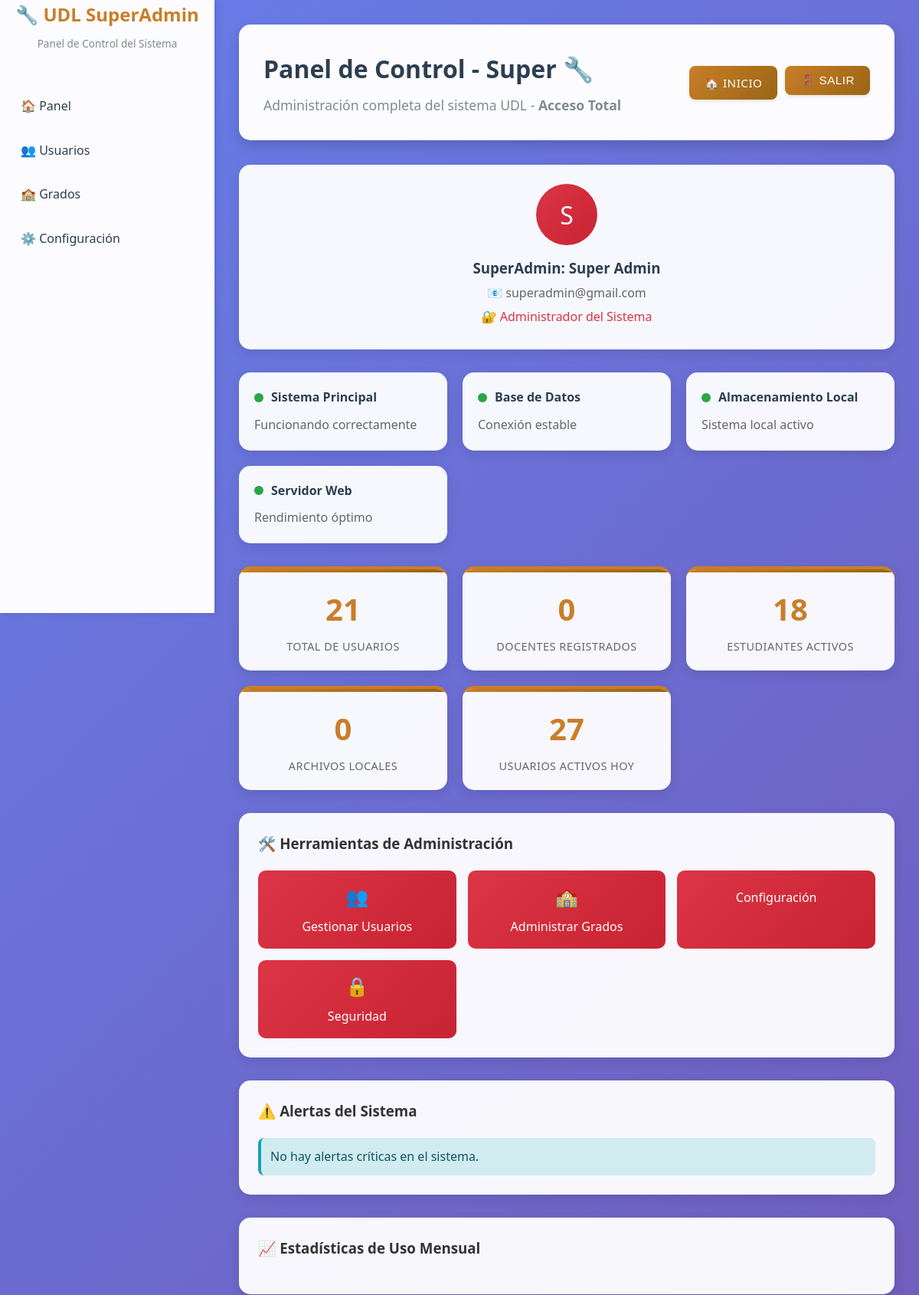
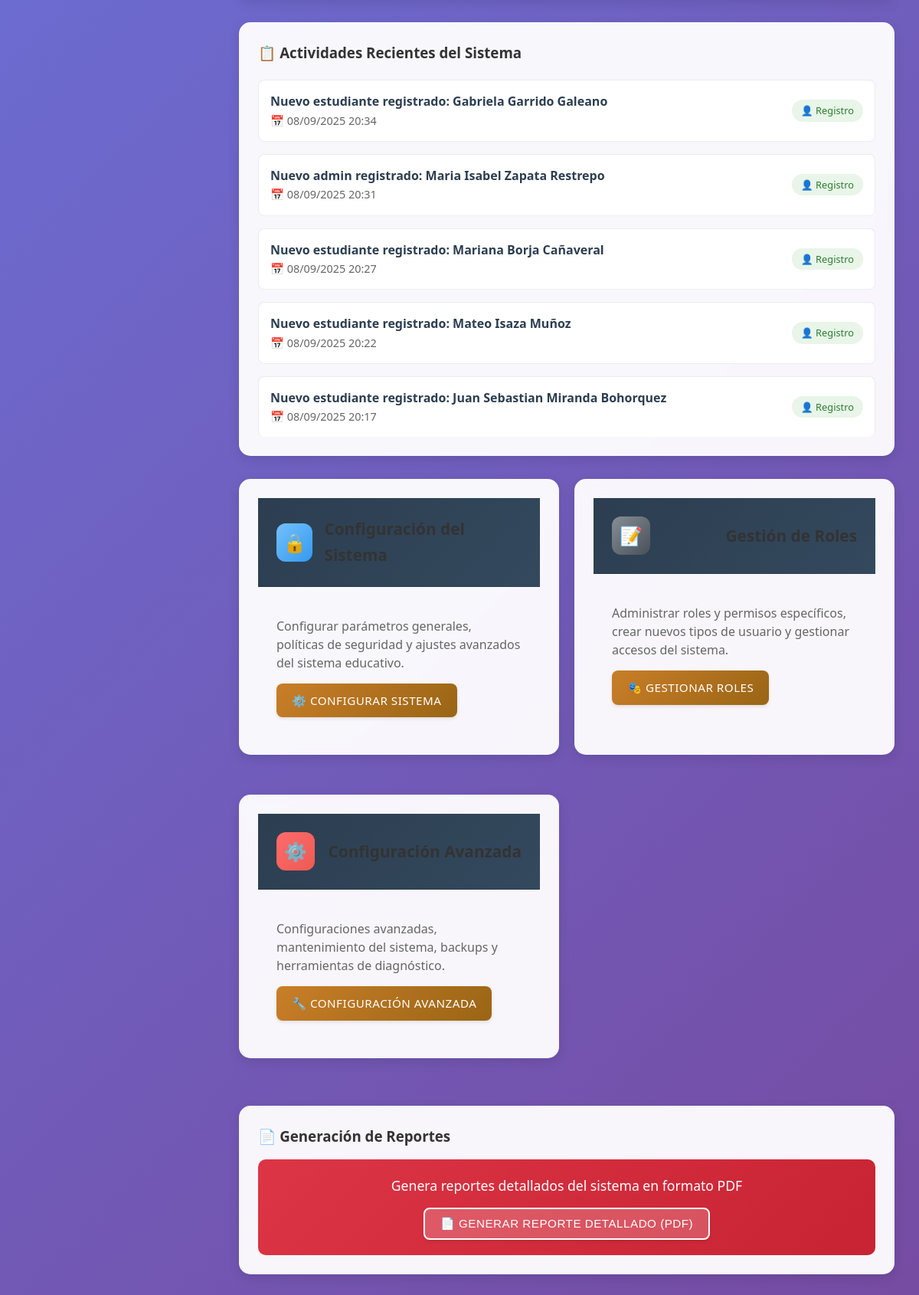
The page /superadmin_dashboard.php (signed in) on the database its author committed (2 pictures, top to bottom).
### tables this page shows
CREATE TABLE IF NOT EXISTS usuarios (
    id INT AUTO_INCREMENT PRIMARY KEY,
    nombre VARCHAR(100) NOT NULL,
    apellidos VARCHAR(100),
    usuario VARCHAR(50) UNIQUE NOT NULL,
    email VARCHAR(100) UNIQUE NOT NULL,
    clave VARCHAR(255) NOT NULL,
    rol ENUM('superadmin', 'admin', 'estudiante') NOT NULL,
    tipo ENUM('CC', 'TI', 'CE', 'PP', 'NIT', 'PPT', 'Pasaporte') NOT NULL,
    documento VARCHAR(30) NOT NULL,
    contacto VARCHAR(50),
    nacimiento DATE,
    ultimo_acceso TIMESTAMP NULL,
    fecha_registro TIMESTAMP DEFAULT CURRENT_TIMESTAMP
);

### superadmin_dashboard.php (the view, shortened to what this page needs)
<?php
$conexion = conexion();
$userId = $_SESSION['id'];
$sql = "SELECT * FROM usuarios WHERE id = ?";
$stmt = $conexion->prepare($sql);
$stmt->bind_param("i", $userId);
$stmt->execute();
$superadmin = $stmt->get_result()->fetch_assoc();
$stats = [
    'total_usuarios' => 0,
    'total_docentes' => 0,
    'total_estudiantes' => 0,
    'total_archivos' => 0,
    'usuarios_activos_hoy' => 0
];
$sql = "SELECT rol, COUNT(*) as total FROM usuarios GROUP BY rol";
$result = $conexion->query($sql);
while ($row = $result->fetch_assoc()) {
    if ($row['rol'] === 'docente') {
        $stats['total_docentes'] = $row['total'];
    } elseif ($row['rol'] === 'estudiante') {
        $stats['total_estudiantes'] = $row['total'];
    }
    $stats['total_usuarios'] += $row['total'];
}
$stats['total_archivos'] = 0;
$stats['usuarios_activos_hoy'] = rand(15, 35);
$actividades_recientes = [];
$sql_actividades = "SELECT u.nombre, u.apellidos, u.fecha_registro, u.rol FROM usuarios u ORDER BY u.fecha_registro DESC LIMIT 5";
$result_actividades = $conexion->query($sql_actividades);
while ($row = $result_actividades->fetch_assoc()) {
    $descripcion = 'Nuevo ' . $row['rol'] . ' registrado: ' . htmlspecialchars($row['nombre'] . ' ' . $row['apellidos']);
    $actividades_recientes[] = [
        'descripcion' => $descripcion,
        'fecha' => $row['fecha_registro'],
        'tipo' => 'registro'
    ];
}
$alertas_sistema = [];
if (empty($alertas_sistema)) {
    $alertas_sistema[] = ['mensaje' => 'No hay alertas críticas en el sistema.', 'nivel' => 'info'];
}
?>
<!DOCTYPE html>
<html lang="es">
<head>
  <link rel="stylesheet" href="assets/css/Dashboard.css" />
</head>
<body>
  <div class="container">
    <?php include 'includes/navigation_superadmin.php'; ?>
    <div class="main-content">
      <div class="header">
        <div style="display: flex; justify-content: space-between; align-items: center; flex-wrap: wrap;">
          <div>
            <h1>Panel de Control - <?php echo htmlspecialchars($superadmin['nombre'] ?? $_SESSION['usuario']); ?> 🔧</h1>
            <p>Administración completa del sistema UDL - <strong>Acceso Total</strong></p>
          </div>
          <div style="display: flex; gap: 10px; flex-wrap: wrap;">
            <a href="/UDL/index.php" class="btn-primary">🏠 Inicio</a>
            <form action="php/logout.php" method="post" style="display: inline;">
              <button type="submit" class="btn-primary">🚪 Salir</button>
            </form>
          </div>
        </div>
      </div>
      <div class="profile-section">
        <div class="profile-avatar">
          <?php echo strtoupper(substr($superadmin['nombre'] ?? 'S', 0, 1)); ?>
        </div>
        <h3>SuperAdmin: <?php echo htmlspecialchars(($superadmin['nombre'] ?? '') . ' ' . ($superadmin['apellidos'] ?? '')); ?></h3>
        <p style="color: #666; margin: 5px 0;">
          📧 <?php echo htmlspecialchars($superadmin['email'] ?? 'No disponible'); ?>
        </p>
        <p style="color: #dc3545; font-weight: 500; margin: 5px 0;">
          🔐 Administrador del Sistema
        </p>
      </div>
      <div class="system-status">
        <div class="status-card">
          <div class="status-indicator">
            <div class="status-dot status-online"></div>
            <strong>Sistema Principal</strong>
          </div>
          <p style="color: #666; margin: 0;">Funcionando correctamente</p>
        </div>
        <div class="status-card">
          <div class="status-indicator">
            <div class="status-dot status-online"></div>
            <strong>Base de Datos</strong>
          </div>
          <p style="color: #666; margin: 0;">Conexión estable</p>
        </div>
        <div class="status-card">
          <div class="status-indicator">
            <div class="status-dot status-online"></div>
            <strong>Almacenamiento Local</strong>
          </div>
          <p style="color: #666; margin: 0;">Sistema local activo</p>
        </div>
        <div class="status-card">
          <div class="status-indicator">
            <div class="status-dot status-online"></div>
            <strong>Servidor Web</strong>
          </div>
          <p style="color: #666; margin: 0;">Rendimiento óptimo</p>
        </div>
      </div>
      <div class="stats-grid">
        <div class="stat-card">
          <div class="stat-number"><?php echo $stats['total_usuarios']; ?></div>
          <div class="stat-label">Total de Usuarios</div>
        </div>
        <div class="stat-card">
          <div class="stat-number"><?php echo $stats['total_docentes']; ?></div>
          <div class="stat-label">Docentes Registrados</div>
        </div>
        <div class="stat-card">
          <div class="stat-number"><?php echo $stats['total_estudiantes']; ?></div>
          <div class="stat-label">Estudiantes Activos</div>
        </div>
        <div class="stat-card">
          <div class="stat-number"><?php echo $stats['total_archivos']; ?></div>
          <div class="stat-label">Archivos Locales</div>
        </div>
        <div class="stat-card">
          <div class="stat-number"><?php echo $stats['usuarios_activos_hoy']; ?></div>
          <div class="stat-label">Usuarios Activos Hoy</div>
        </div>
      </div>
      <div class="tools-section">
        <h3 style="margin-bottom: 15px; color: #333;">🛠️ Herramientas de Administración</h3>
        <div class="tools-grid">
          <a href="views/admin/usuarios.php" class="tool-btn">
            <span style="font-size: 1.5rem;">👥</span>
            <span>Gestionar Usuarios</span>
          </a>
          <a href="views/admin/grupos.php" class="tool-btn">
            <span style="font-size: 1.5rem;">🏫</span>
            <span>Administrar Grados</span>
          </a>
          <a href="#" class="tool-btn">
            <span>Configuración</span>
          </a>
          <a href="#" class="tool-btn">
            <span style="font-size: 1.5rem;">🔒</span>
            <span>Seguridad</span>
          </a>
        </div>
      </div>
      <div class="alerts-section">
        <h3 style="margin-bottom: 20px; color: #333;">⚠️ Alertas del Sistema</h3>
        <?php foreach ($alertas_sistema as $alerta): ?>
          <div class="alert-item alert-<?php echo $alerta['nivel']; ?>">
            <span><?php echo htmlspecialchars($alerta['mensaje']); ?></span>
          </div>
        <?php endforeach; ?>
      </div>
      <div class="usage-chart">
        <h3 style="margin-bottom: 20px; color: #333;">📈 Estadísticas de Uso Mensual</h3>
      </div>
      <div class="recent-activities">
        <h3 style="margin-bottom: 20px; color: #333;">📋 Actividades Recientes del Sistema</h3>
        <?php foreach ($actividades_recientes as $actividad): ?>
          <div class="activity-item">
            <div>
              <strong><?php echo htmlspecialchars($actividad['descripcion']); ?></strong>
              <div style="color: #666; font-size: 0.9rem;">
                📅 <?php echo date('d/m/Y H:i', strtotime($actividad['fecha'])); ?>
              </div>
            </div>
            <span class="activity-type type-<?php echo $actividad['tipo']; ?>">
              <?php
                $tipos = [
                  'registro' => '👤 Registro',
                  'sistema' => '⚙️ Sistema',
                  'reporte' => '📊 Reporte'
                ];
                echo $tipos[$actividad['tipo']];
              ?>
            </span>
          </div>
        <?php endforeach; ?>
      </div>
      <div class="dashboard-grid">
        <div class="card">
          <div class="card-header">
            <div class="card-icon bg-info">🔒</div>
            <h3 class="card-title">Configuración del Sistema</h3>
          </div>
          <div class="card-content">
            <p>Configurar parámetros generales, políticas de seguridad y ajustes avanzados del sistema educativo.</p>
            <a href="#" class="btn-primary">⚙️ Configurar Sistema</a>
          </div>
        </div>
        <div class="card">
          <div class="card-header">
            <div class="card-icon bg-secondary">📝</div>
            <h3 class="card-title">Gestión de Roles</h3>
          </div>
          <div class="card-content">
            <p>Administrar roles y permisos específicos, crear nuevos tipos de usuario y gestionar accesos del sistema.</p>
            <a href="#" class="btn-primary">🎭 Gestionar Roles</a>
          </div>
        </div>
        <div class="card">
          <div class="card-header">
            <div class="card-icon bg-danger">⚙️</div>
            <h3 class="card-title">Configuración Avanzada</h3>
          </div>
          <div class="card-content">
            <p>Configuraciones avanzadas, mantenimiento del sistema, backups y herramientas de diagnóstico.</p>
            <a href="#" class="btn-primary">🔧 Configuración Avanzada</a>
          </div>
        </div>
      </div>
      <div class="recent-activities">
        <h3 style="margin-bottom: 15px; color: #333;">📄 Generación de Reportes</h3>
        <div style="background: linear-gradient(135deg, #dc3545, #c82333); color: white; padding: 20px; border-radius: 10px; text-align: center;">
          <p style="margin: 0 0 15px 0; font-size: 1.1rem; font-weight: 500;">
            Genera reportes detallados del sistema en formato PDF
          </p>
          <form method="get" action="/UDL/admin/generate_report.php" target="_blank" style="display:inline">
            <button type="submit" class="btn-primary" style="background: rgba(255,255,255,0.2); border: 2px solid white;">
              📄 Generar Reporte Detallado (PDF)
            </button>
          </form>
        </div>
      </div>
    </div>
  </div>
</body>
</html>

### assets/css/Dashboard.css (style rules this page uses)
:root { --primary-color: #C97E28; --primary-dark: #996515; --primary-light: #E8A556; --secondary-color: #AB9144; --gradient-primary: linear-gradient(135deg, #996515, #C97E28); --gradient-bg: linear-gradient(135deg, #667eea 0%, #764ba2 100%); --gradient-admin: linear-gradient(135deg, #2C3E50 0%, #34495E 100%); --text-dark: #2c3e50; --text-muted: #7f8c8d; --text-light: #ecf0f1; --success-color: #27ae60; --warning-color: #f39c12; --danger-color: #e74c3c; --info-color: #3498db; --shadow-sm: 0 2px 4px rgba(0, 0, 0, 0.1); --shadow-md: 0 4px 8px rgba(0, 0, 0, 0.1); --shadow-lg: 0 8px 16px rgba(0, 0, 0, 0.15); --border-radius-sm: 8px; --border-radius-md: 12px; --border-radius-lg: 15px; --transition-fast: 0.2s ease; --transition-normal: 0.3s ease; --transition-slow: 0.5s ease; }
* { margin: 0; padding: 0; box-sizing: border-box; }
body { font-family: 'Segoe UI', Tahoma, Geneva, Verdana, sans-serif; background: var(--gradient-bg); min-height: 100vh; color: var(--text-dark); line-height: 1.6; }
.main-content { flex: 1; margin-left: 280px; padding: 2rem; min-height: 100vh; transition: margin-left var(--transition-normal); }
.content-header, .header { background: rgba(255, 255, 255, 0.98); backdrop-filter: blur(10px); padding: 2rem; border-radius: var(--border-radius-lg); margin-bottom: 2rem; box-shadow: var(--shadow-lg); }
.content-header h1, .header h1 { color: var(--text-dark); margin: 0 0 0.5rem 0; font-size: 2rem; font-weight: 700; }
.content-header p, .header p { color: var(--text-muted); margin: 0; font-size: 1.1rem; }
.stats-grid { display: grid; grid-template-columns: repeat(auto-fit, minmax(250px, 1fr)); gap: 1.5rem; margin-bottom: 2rem; }
.stat-card { background: rgba(255, 255, 255, 0.98); backdrop-filter: blur(10px); border-radius: var(--border-radius-md); padding: 1.75rem; box-shadow: var(--shadow-md); transition: transform var(--transition-normal), box-shadow var(--transition-normal); border-top: 4px solid var(--primary-color); }
.stat-number { font-size: 2.5rem; font-weight: 700; color: var(--text-dark); margin-bottom: 0.5rem; text-align: center; }
.stat-label { color: var(--text-muted); font-size: 0.9rem; text-align: center; text-transform: uppercase; letter-spacing: 0.5px; font-weight: 500; }
.card, .dashboard-card, .content-card, .activities-section { background: rgba(255, 255, 255, 0.98); backdrop-filter: blur(10px); border-radius: var(--border-radius-lg); box-shadow: var(--shadow-md); overflow: hidden; margin-bottom: 2rem; transition: transform var(--transition-normal); }
.card-header, .section-header { background: linear-gradient(135deg, var(--text-dark), #34495e); color: white; padding: 1.5rem; display: flex; justify-content: space-between; align-items: center; border-bottom: 1px solid rgba(0, 0, 0, 0.1); }
.card-header h2, .card-header h3, .section-header h3 { margin: 0; font-size: 1.3rem; font-weight: 600; display: flex; align-items: center; gap: 0.5rem; }
.card-content, .card-body, .section-body { padding: 1.5rem; }
.card-title { font-size: 1.3rem; font-weight: 600; color: var(--text-dark); margin-bottom: 1rem; }
.activity-item, .group-item { display: flex; align-items: center; justify-content: space-between; padding: 1rem; border: 1px solid #e9ecef; border-radius: var(--border-radius-sm); margin-bottom: 1rem; transition: all var(--transition-normal); background: white; }
.activity-item:last-child, .group-item:last-child { margin-bottom: 0; }
.btn, .btn-primary, .btn-secondary, .btn-success, .btn-danger, .btn-warning, .btn-info { display: inline-flex; align-items: center; justify-content: center; gap: 0.5rem; padding: 0.75rem 1.5rem; border: none; border-radius: var(--border-radius-sm); font-weight: 600; font-size: 0.95rem; text-decoration: none; cursor: pointer; transition: all var(--transition-normal); box-shadow: var(--shadow-sm); text-transform: uppercase; letter-spacing: 0.5px; }
.btn-primary { background: var(--gradient-primary); color: white; }
.alert-info { background: #d1ecf1; border-left-color: var(--info-color); color: #0c5460; }
.dashboard-grid { display: grid; grid-template-columns: repeat(auto-fit, minmax(300px, 1fr)); gap: 2rem; margin-bottom: 2rem; }
.bg-info { background: var(--info-color); }
.bg-danger { background: var(--danger-color); }
.bg-secondary { background: #6c757d; }
@media (max-width: 1200px) { .dashboard-grid { grid-template-columns: 1fr; } }

### rows shown on the page
usuarios: nombre "Super", nombre "S", nombre+apellidos "Super Admin", email "superadmin@gmail.com"

### other values the page prints
$stats['total_usuarios'] "21"
$stats['total_docentes'] "0"
$stats['total_estudiantes'] "18"
$stats['total_archivos'] "0"
$stats['usuarios_activos_hoy'] "27"
$alerta['mensaje'] "No hay alertas críticas en el sistema."
$actividad['descripcion'] "Nuevo estudiante registrado: Gabriela Garrido Galeano"
date('d/m/Y H:i', strtotime($actividad['fecha'])) "08/09/2025 20:34"
$tipos[$actividad['tipo']] "👤 Registro"
$actividad['descripcion'] "Nuevo admin registrado: Maria Isabel Zapata Restrepo"
date('d/m/Y H:i', strtotime($actividad['fecha'])) "08/09/2025 20:31"
$actividad['descripcion'] "Nuevo estudiante registrado: Mariana Borja Cañaveral"
date('d/m/Y H:i', strtotime($actividad['fecha'])) "08/09/2025 20:27"
$actividad['descripcion'] "Nuevo estudiante registrado: Mateo Isaza Muñoz"
date('d/m/Y H:i', strtotime($actividad['fecha'])) "08/09/2025 20:22"
